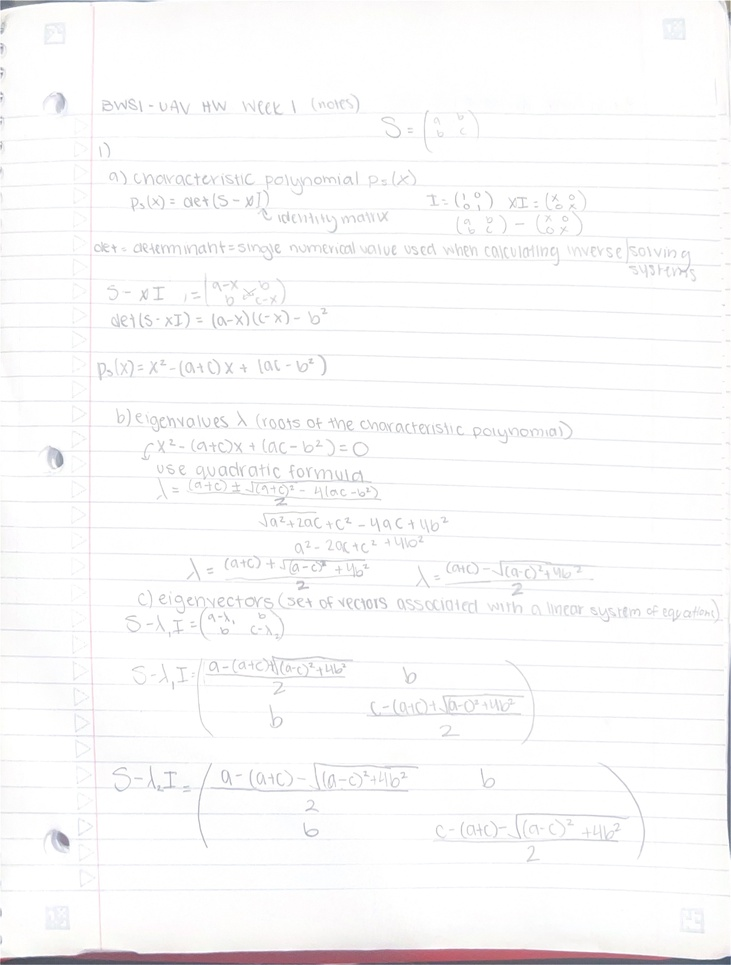
#> input picture Week1_HW/Linear_Algebra_Assesment/Krisha_Linear_Algebra.jpeg, 731 x 965 px, shrunk from 2446 x 3228 before the run; its folder holds only this picture in this run
$ python -i saanvi-mosaic.py   (imports and definitions only)
#> lines starting #> are read from the running program, lines starting #| are printed output that depends on the picture; after the words box and inside, x2 and y2 are one past the last pixel; in counts of white or black regions, pixels touching at a corner belong together
import cv2
import numpy as np
import glob

def load_calibration(calibration_file):
    # Load calibration data from the file
#> further down, picture is the input picture: shape (965, 731, 3); mean B, G, R 250.1, 249.7, 250.3
    with np.load(calibration_file) as data:
#  Extract camera matrix and distortion coefficients
        camera_matrix = data['mtx']
        dist_coeffs = data['dist']
#  Return camera matrix and distortion coefficients
    return camera_matrix, dist_coeffs

# [11 lines left out: function undistort_image, not called in this run]

def harris_corner_detection(image):
    # Convert the image to grayscale
    gray = cv2.cvtColor(image, cv2.COLOR_BGR2GRAY)
    gray = np.float32(gray)
    # Apply Harris corner detection
    dst = cv2.cornerHarris(gray, 2, 3, 0.04)
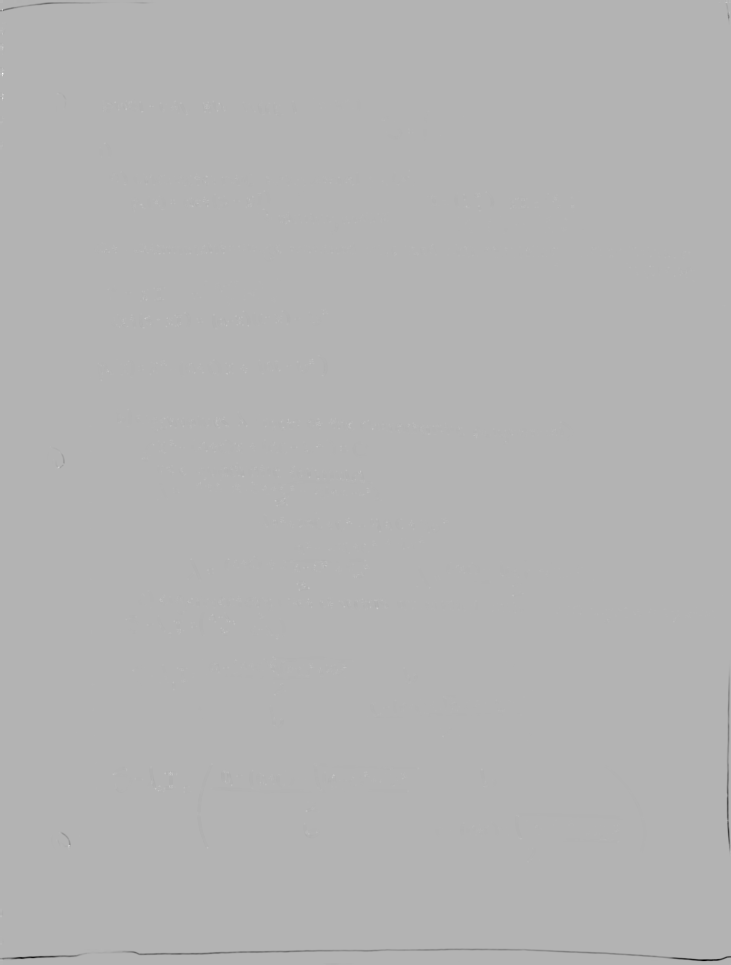
#> dst: shape (965, 731) float32; min -13431230, max 5654572, mean -9736.7; drawn with min black and max white
    # Dilate corners
    dst = cv2.dilate(dst, None)
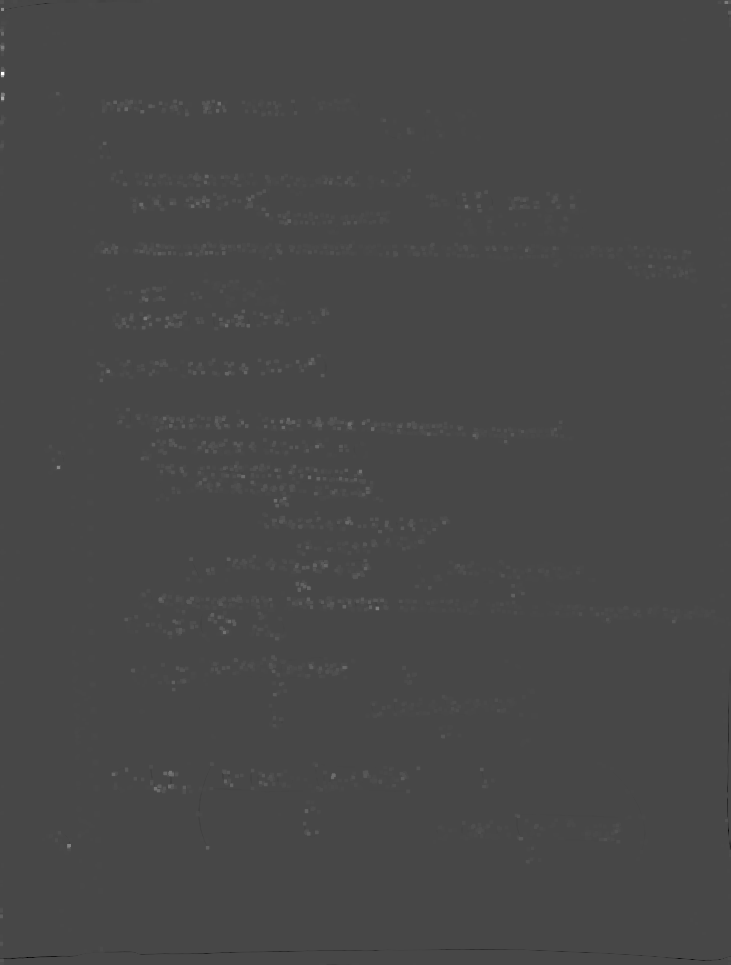
#> dst: shape (965, 731) float32; min -2220494, max 5654572, mean 9579.8; drawn with min black and max white
    # Mark corners on the image
    image[dst > 0.01 * dst.max()] = [0, 0, 255]
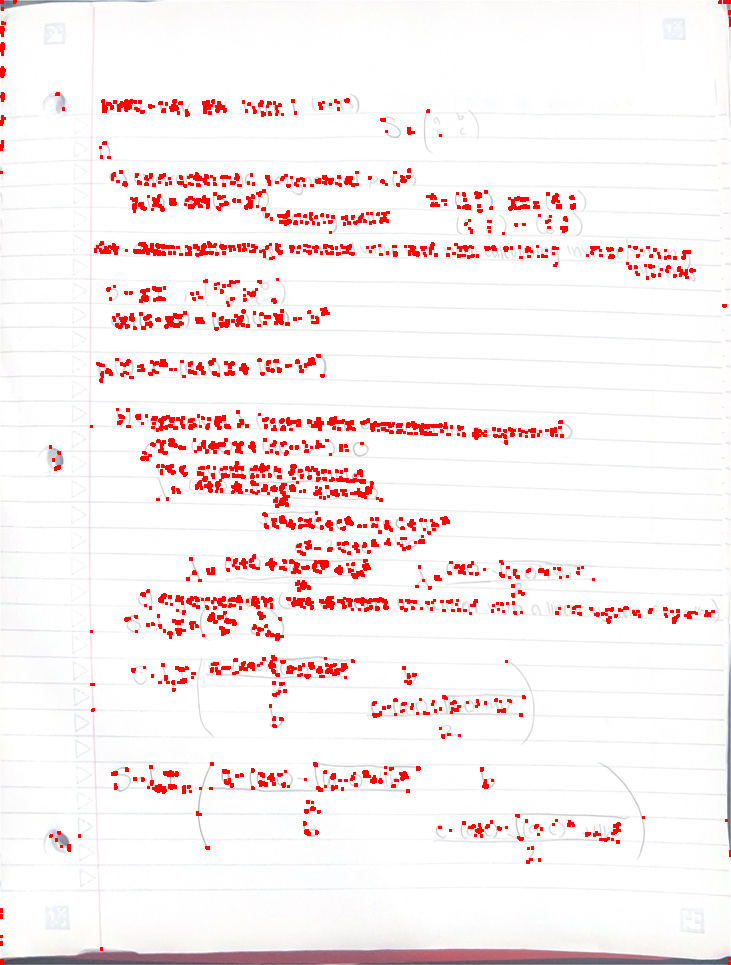
#> image: shape (965, 731, 3); 4.25% of pixels changed, all inside (x1, y1, x2, y2) = (0, 0, 731, 965)
    # Return image with marked corners and detected corners
    return image, np.argwhere(dst > 0.01 * dst.max())

# [41 lines left out: functions match_features, create_mosaic, not called in this run]

# Main:
calibration_file = 'camera_calibration.npz'
# [1 line that did not run here, left out]

# Load images from specified directory
image_files = glob.glob('/home/saanvi/bwsi-uav2/laboratory_2024/week_1_Hw/camera_calibration_photo_mosaic/International Village - 15 Percent Overlap/*.jpg')
# [1 line not run here, left out]

# Create mosaic using create_mosaic function
# [1 line that did not run here, left out]

# Save the mosaic image to a file
# [6 lines not run here, left out]

>>> import cv2
>>> picture = cv2.imread('../Linear_Algebra_Assesment/Krisha_Linear_Algebra.jpeg')
>>> result = harris_corner_detection(picture)
